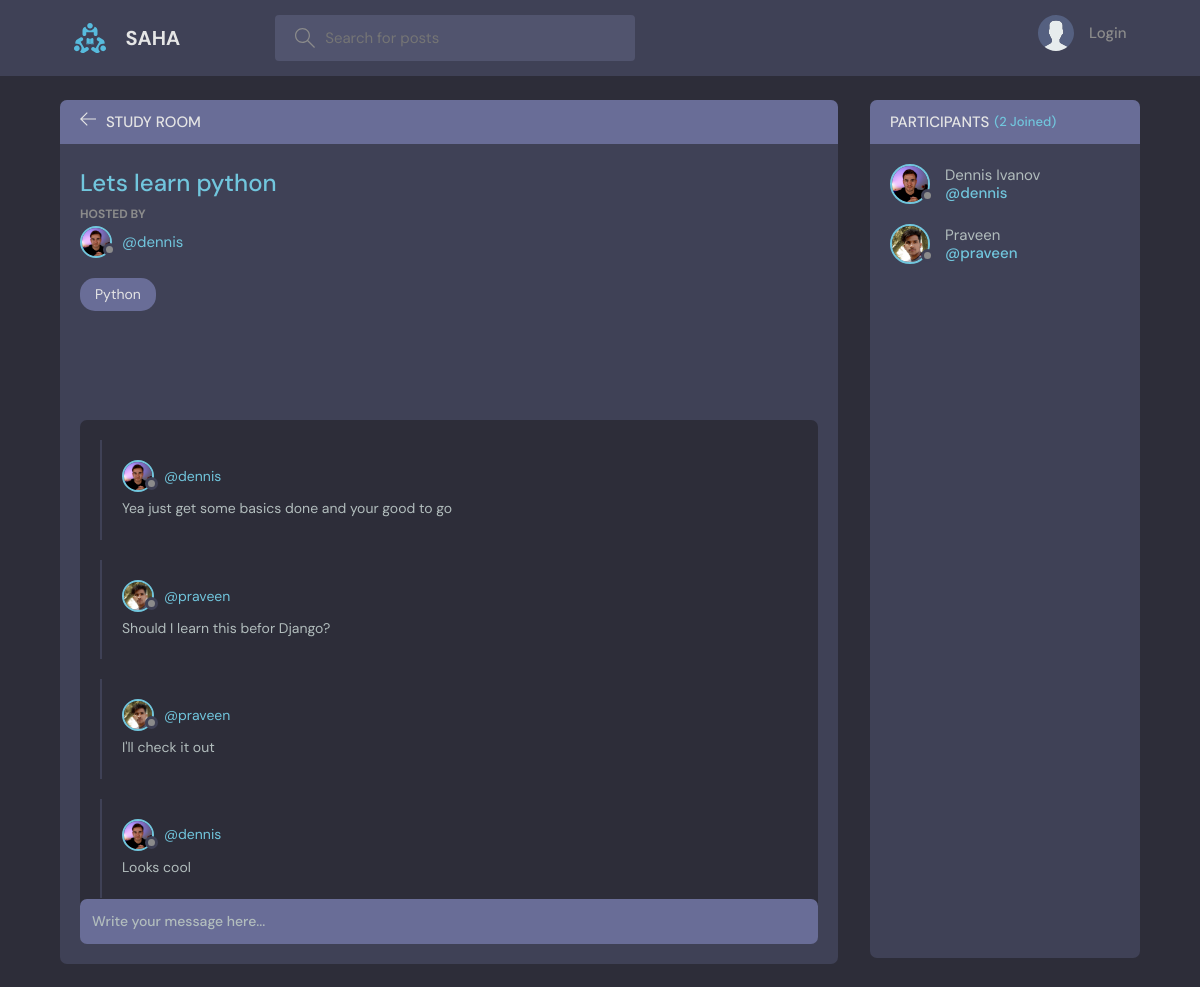
Page /room/15/ on the committed database.
### base/models.py (models this page shows, shortened)
class Room(models.Model):
    host = models.ForeignKey(User, on_delete=models.SET_NULL, null=True)
    topic = models.ForeignKey(Topic, on_delete=models.SET_NULL, null=True)
    name = models.CharField(max_length=200)
    description = models.TextField(null=True, blank=True)
    participants = models.ManyToManyField(
        User, related_name='participants', blank=True)
    updated = models.DateTimeField(auto_now=True)
    created = models.DateTimeField(auto_now_add=True)
    class Meta:
        ordering = ['-updated', '-created']

class User(AbstractUser):
    name = models.CharField(max_length=200, null=True)
    email = models.EmailField(unique=True, null=True)
    bio = models.TextField(null=True)
    avatar = models.ImageField(null=True, default="avatar.svg")
    USERNAME_FIELD = 'email'
    REQUIRED_FIELDS = []

class Topic(models.Model):
    name = models.CharField(max_length=200)
    def __str__(self):
        return self.name

class Message(models.Model):
    user = models.ForeignKey(User, on_delete=models.CASCADE)
    room = models.ForeignKey(Room, on_delete=models.CASCADE)
    body = models.TextField()
    updated = models.DateTimeField(auto_now=True)
    created = models.DateTimeField(auto_now_add=True)
    class Meta:
        ordering = ['-updated', '-created']

### base/views.py (the view, shortened to what this page needs)
# urls.py: path('room/<str:pk>/', views.room, name="room"),
def room(request, pk):
    room = Room.objects.get(id=pk)
    room_messages = room.message_set.all()
    participants = room.participants.all()
    context = {'room': room, 'room_messages': room_messages,
               'participants': participants}
    return render(request, 'base/room.html', context)

### base/templates/base/room.html (shortened to what this page needs)
{% extends 'main.html' %}
{% block content %}
<main class="profile-page layout layout--2">
  <div class="container">
    <div class="room">
      <div class="room__top">
        <div class="room__topLeft">
          <a href="{% url 'home' %}">
            <svg version="1.1" xmlns="http://www.w3.org/2000/svg" width="32" height="32" viewBox="0 0 32 32">
              <title>arrow-left</title>
              <path
                d="M13.723 2.286l-13.723 13.714 13.719 13.714 1.616-1.611-10.96-10.96h27.625v-2.286h-27.625l10.965-10.965-1.616-1.607z">
              </path>
            </svg>
          </a>
          <h3>Study Room</h3>
        </div>
      </div>
      <div class="room__box scroll">
        <div class="room__header scroll">
          <div class="room__info">
            <h3>{{room.name}}</h3>
          </div>
          <div class="room__hosted">
            <p>Hosted By</p>
            <a href="{% url 'user-profile' room.host.id %}" class="room__author">
              <div class="avatar avatar--small">
                <img src="{{room.host.avatar.url}}" />
              </div>
              <span>@{{room.host.username}}</span>
            </a>
          </div>
          <span class="room__topics">{{room.topic}}</span>
        </div>
        <div class="room__conversation">
          <div class="threads scroll">
            {% for message in room_messages %}
            <div class="thread">
              <div class="thread__top">
                <div class="thread__author">
                  <a href="{% url 'user-profile' message.user.id %}" class="thread__authorInfo">
                    <div class="avatar avatar--small">
                      <img src="{{message.user.avatar.url}}" />
                    </div>
                    <span>@{{message.user.username}}</span>
                  </a>
                </div>
              </div>
              <div class="thread__details">
                {{message.body}}
              </div>
            </div>
            {% endfor %}
          </div>
        </div>
      </div>
      <div class="room__message">
        <form action="" method="POST">
          <input name="body" placeholder="Write your message here..." />
        </form>
      </div>
    </div>
    <div class="participants">
      <h3 class="participants__top">Participants <span>({{participants.count}} Joined)</span></h3>
      <div class="participants__list scroll">
        {% for user in participants %}
        <a href="{%  url 'user-profile' user.id %}" class="participant">
          <div class="avatar avatar--medium">
            <img src="{{user.avatar.url}}" />
          </div>
          <p>
            {{user.name}}
            <span>@{{user.username}}</span>
          </p>
        </a>
        {% endfor %}
      </div>
    </div>
  </div>
</main>
{% endblock content %}

### rows in the picture
Room: name "Lets learn python", host.avatar (picture), host.username "dennis", topic "Python"
Message: user.avatar (picture), user.username "dennis", body "Yea just get some basics done and your good to go"
Message: user.avatar (picture), user.username "praveen", body "Should I learn this befor Django?"
Message: user.avatar (picture), user.username "praveen", body "I'll check it out"
Message: user.avatar (picture), user.username "dennis", body "Looks cool"
User: avatar (picture), name "Dennis Ivanov", username "dennis"
User: avatar (picture), name "Praveen", username "praveen"

### other values in the picture
{{ participants.count }} "2"
